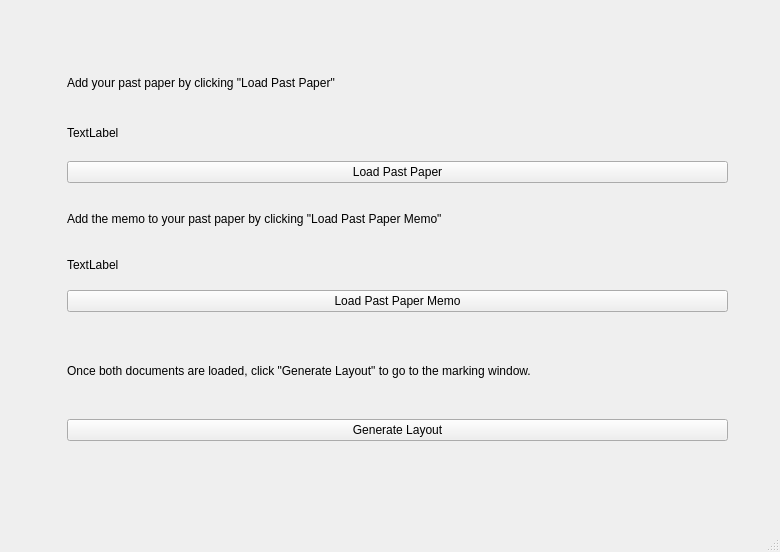
<?xml version="1.0" encoding="UTF-8"?>
<ui version="4.0">
 <class>MainWindow</class>
 <widget class="QMainWindow" name="MainWindow">
  <property name="geometry">
   <rect>
    <x>0</x>
    <y>0</y>
    <width>780</width>
    <height>552</height>
   </rect>
  </property>
  <property name="windowTitle">
   <string>MainWindow</string>
  </property>
  <widget class="QWidget" name="centralwidget">
   <widget class="QWidget" name="verticalLayoutWidget_4">
    <property name="geometry">
     <rect>
      <x>67</x>
      <y>50</y>
      <width>661</width>
      <height>401</height>
     </rect>
    </property>
    <layout class="QVBoxLayout" name="mainLayout">
     <property name="topMargin">
      <number>10</number>
     </property>
     <property name="bottomMargin">
      <number>10</number>
     </property>
     <item>
      <layout class="QVBoxLayout" name="layout_loadMemo">
       <item>
        <widget class="QLabel" name="label_loadPaperInstruction">
         <property name="text">
          <string>Add your past paper by clicking &quot;Load Past Paper&quot; </string>
         </property>
        </widget>
       </item>
       <item>
        <widget class="QLabel" name="label_pastPaperFileName">
         <property name="text">
          <string>TextLabel</string>
         </property>
        </widget>
       </item>
       <item>
        <widget class="QPushButton" name="btn_loadPastPaper">
         <property name="text">
          <string>Load Past Paper</string>
         </property>
        </widget>
       </item>
      </layout>
     </item>
     <item>
      <layout class="QVBoxLayout" name="layout_loadPastPaper">
       <property name="topMargin">
        <number>10</number>
       </property>
       <item>
        <widget class="QLabel" name="label_loadMemoInstruction">
         <property name="text">
          <string>Add the memo to your past paper by clicking &quot;Load Past Paper Memo&quot; </string>
         </property>
        </widget>
       </item>
       <item>
        <widget class="QLabel" name="label_memoFileName">
         <property name="text">
          <string>TextLabel</string>
         </property>
        </widget>
       </item>
       <item>
        <widget class="QPushButton" name="btn_loadMemo">
         <property name="text">
          <string>Load Past Paper Memo</string>
         </property>
        </widget>
       </item>
      </layout>
     </item>
     <item>
      <layout class="QVBoxLayout" name="layout_generateLayout">
       <property name="topMargin">
        <number>10</number>
       </property>
       <item>
        <widget class="QLabel" name="label_generateInstruction">
         <property name="text">
          <string>Once both documents are loaded, click &quot;Generate Layout&quot; to go to the marking window. </string>
         </property>
        </widget>
       </item>
       <item>
        <widget class="QPushButton" name="btn_generateLayout">
         <property name="text">
          <string>Generate Layout</string>
         </property>
        </widget>
       </item>
      </layout>
     </item>
    </layout>
   </widget>
  </widget>
  <widget class="QMenuBar" name="menubar">
   <property name="geometry">
    <rect>
     <x>0</x>
     <y>0</y>
     <width>780</width>
     <height>26</height>
    </rect>
   </property>
  </widget>
  <widget class="QStatusBar" name="statusbar"/>
 </widget>
 <resources/>
 <connections/>
</ui>
